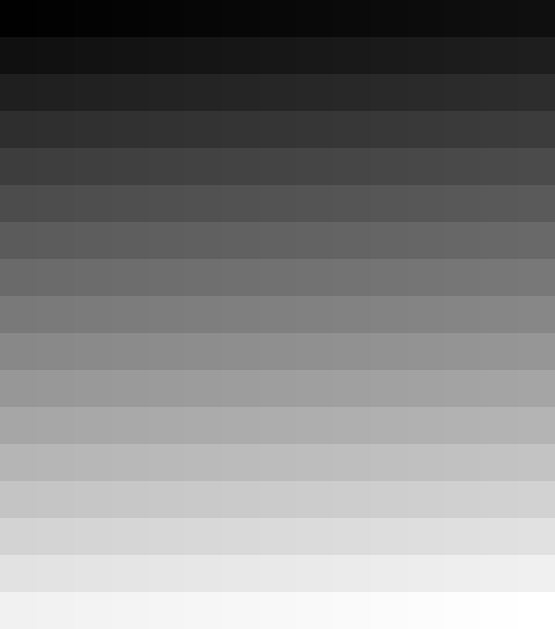
#> input picture Transformations/scaleofgray.png, 555 x 629 px
$ python thresholding.py
#> lines starting #> are read from the running program, lines starting #| are printed output that depends on the picture; after the words box and inside, x2 and y2 are one past the last pixel; in counts of white or black regions, pixels touching at a corner belong together
import cv2
import numpy as np


img=cv2.imread('scaleofgray.png',0)
#> img is the input picture: shape (629, 555); min 1, max 255, mean 128
cv2.imshow('original',img)
cv2.waitKey()

ret,thresh1=cv2.threshold(img,127,255,cv2.THRESH_BINARY)
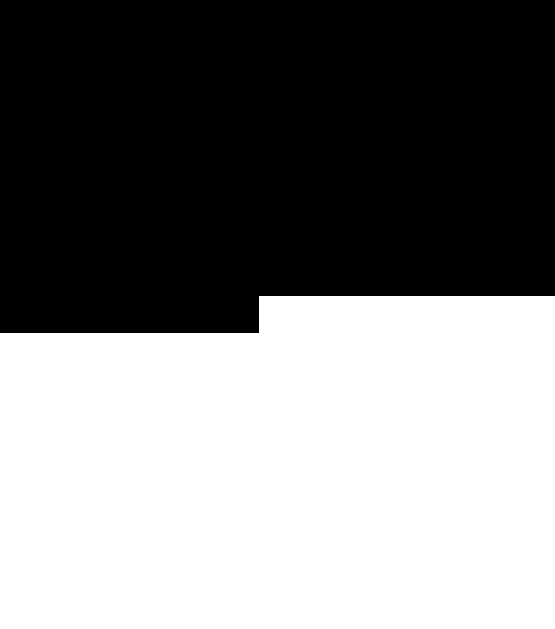
#> thresh1: shape (629, 555); 50.2% white; 1 black region, box (x1, y1, x2, y2) and area: (0, 0, 555, 333) 173863
cv2.imshow('thresh 1',thresh1)
cv2.waitKey()

ret,thresh2=cv2.threshold(img,127,255,cv2.THRESH_BINARY_INV)
cv2.imshow('thresh 2',thresh2)
cv2.waitKey()

ret,thresh3=cv2.threshold(img,127,255,cv2.THRESH_TRUNC)
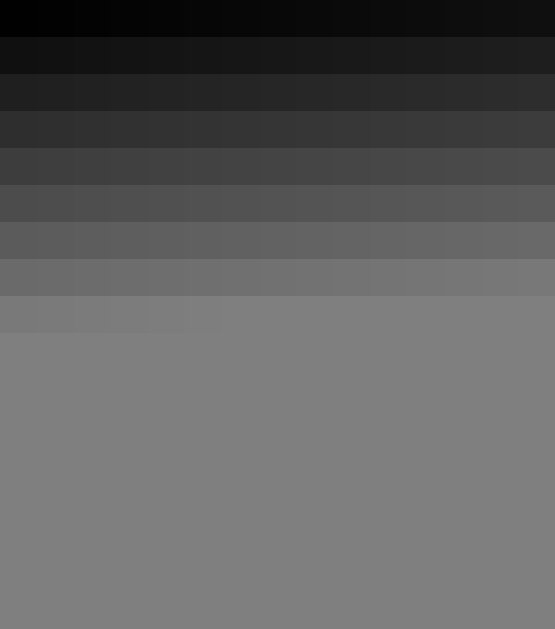
#> thresh3: shape (629, 555); min 1, max 127, mean 95.6
cv2.imshow('thresh 3',thresh3)
cv2.waitKey()

ret,thresh4=cv2.threshold(img,127,255,cv2.THRESH_TOZERO)
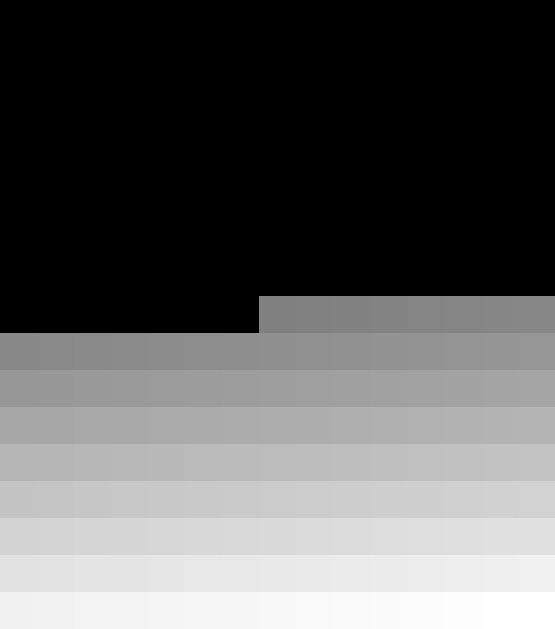
#> thresh4: shape (629, 555); min 0, max 255, mean 96.1
cv2.imshow('thresh 4',thresh4)
cv2.waitKey()

ret,thresh5=cv2.threshold(img,127,255,cv2.THRESH_TOZERO_INV)
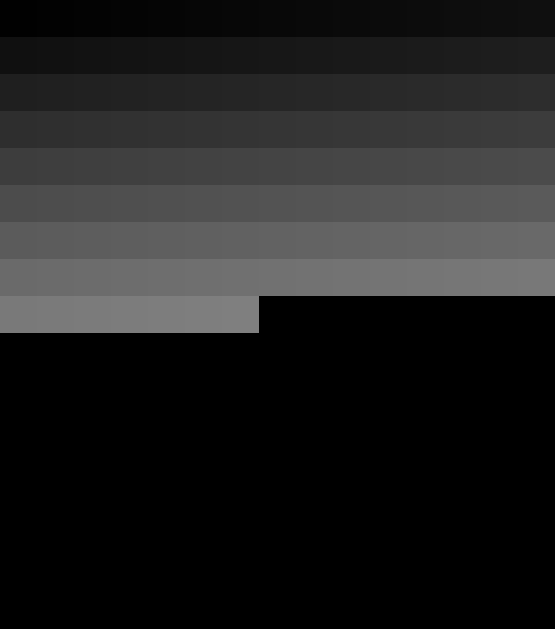
#> thresh5: shape (629, 555); min 0, max 127, mean 31.9
cv2.imshow('thresh 5',thresh5)
cv2.waitKey()

textimg=cv2.imread('text.jpeg',0)
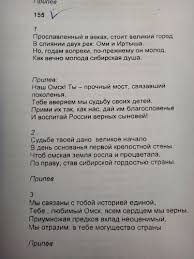
#> input picture Transformations/text.jpeg, 194 x 259 px
#> textimg: shape (259, 194); min 0, max 216, mean 152.4
blur=cv2.GaussianBlur(textimg,(5,5),0)
thresh6=cv2.adaptiveThreshold(blur,255,cv2.ADAPTIVE_THRESH_MEAN_C,cv2.THRESH_BINARY,3,5)
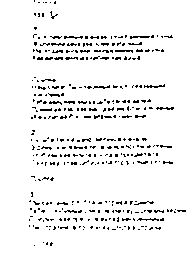
#> thresh6: shape (259, 194); 94.2% white; black in thin lines or dots, all inside (x1, y1, x2, y2) = (29, 0, 186, 246)
cv2.imshow('thresh 6',thresh6)
cv2.waitKey()

ret,thresh7=cv2.threshold(blur,0,255,cv2.THRESH_BINARY+cv2.THRESH_OTSU)
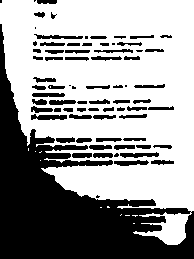
#> thresh7: shape (259, 194); 60.8% white; 75 black regions (12 under 20 px), largest, box (x1, y1, x2, y2) and area: (0, 24, 194, 259) 15479, (31, 114, 67, 120) 161, (120, 152, 159, 158) 151
#> ret = 147
cv2.imshow('thresh 7',thresh7)
cv2.waitKey()

cv2.destroyAllWindows()
